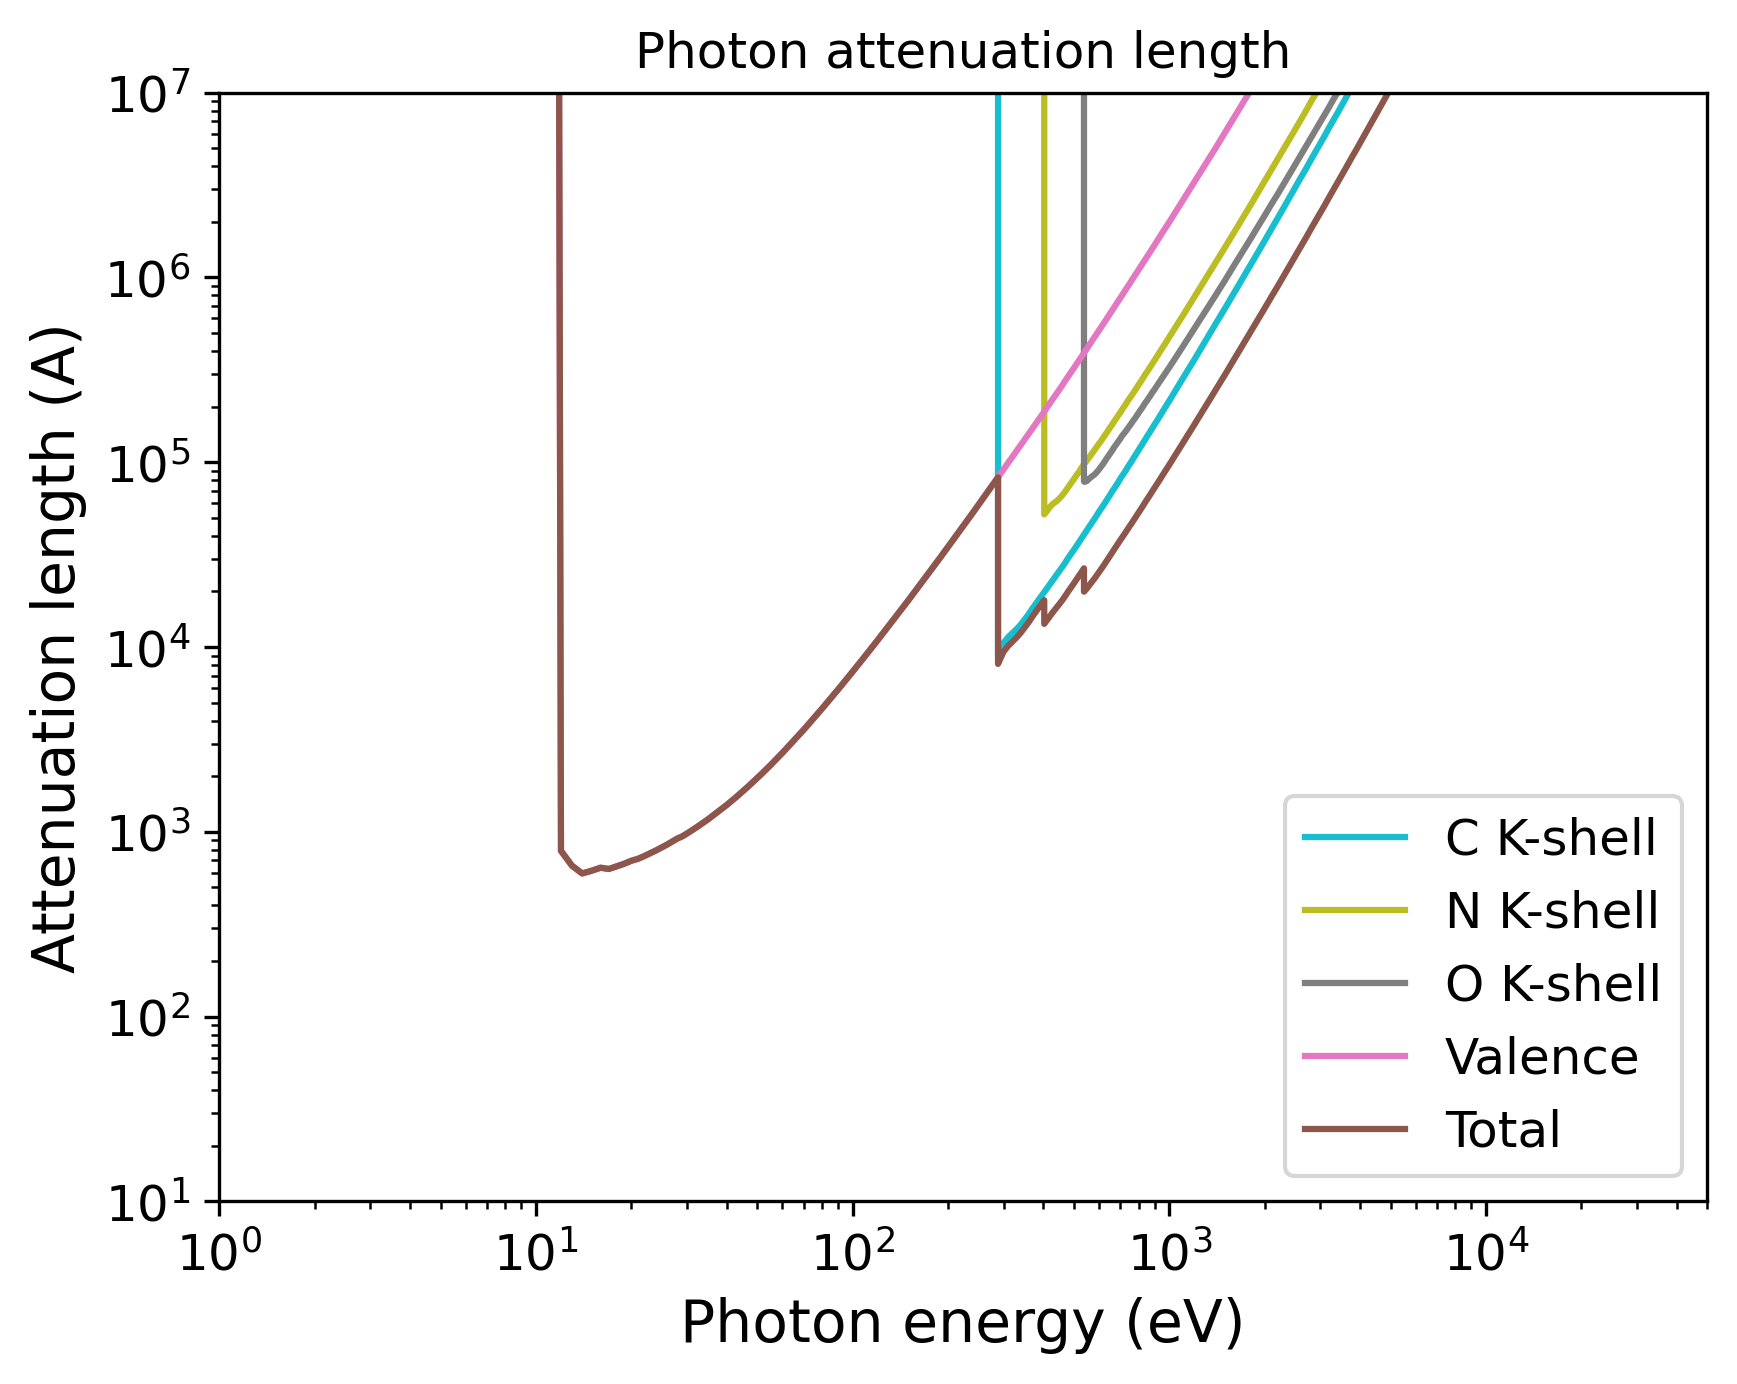

Reproduce this figure in Python.
import pandas as pd
import numpy as np
import matplotlib.pyplot as plt
import matplotlib.cm as cm
# Set the format:
plt.xlabel("Photon energy (eV)", fontsize=14)
plt.ylabel("Attenuation length (A)", fontsize=14)
plt.xticks(fontsize=12)
plt.yticks(fontsize=12)
plt.grid(False)
# Set the axes:
# Read the output file:
df = pd.read_csv(r"OUTPUT_Angiotensin_II_Photon_IMFP.dat", sep=r'\s+', header=None, comment="#", skipinitialspace=True)
plt.xscale("log")
plt.yscale("log")
# Prepare the plot:
columns_to_plot = [ 1, 2, 3, 4, 5]
labels = [ "C K-shell", "N K-shell", "O K-shell", "Valence", "Total"]
# Create N distinct colors from a colormap
N = len(columns_to_plot)
colors = plt.cm.tab10(np.linspace(1, 0, 10))
# Set line styles:
linestyles = [ "-", "-", "-", "-", "-"]
for i, col in enumerate(columns_to_plot):
    color = colors[i % len(colors)]
    ls    = linestyles[i % len(linestyles)]
    label = labels[i % len(labels)]
    plt.plot(df.iloc[:, 0], df.iloc[:, col],
    color=color,
    label=label,
    linestyle=ls)
plt.xlim(1.00000000,50000.00000000)
plt.ylim(10.00000000,10000000.00000000)
plt.title("Photon attenuation length")
plt.legend(loc="best", fontsize=12)
# Save the plot in this format:
plt.savefig("OUTPUT_MFP_photon.png", dpi=300, bbox_inches="tight")
